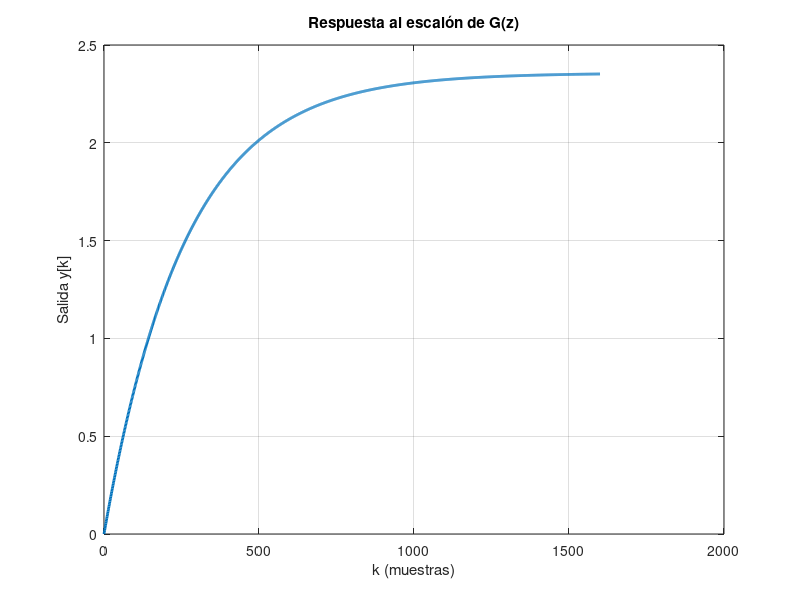

Recreate this plot in MATLAB.
pkg load control

num = 0.009062;
den = [1 -0.996155];

Gz = tf(num, den, 1);
r = 1;

N = 1600;
t = 0:N;
u = r * ones(size(t));

[y, ~] = lsim(Gz, u, t);

figure;
plot(t, y, 'LineWidth', 2);
grid on;
title('Respuesta al escalón de G(z)');
xlabel('k (muestras)');
ylabel('Salida y[k]');
